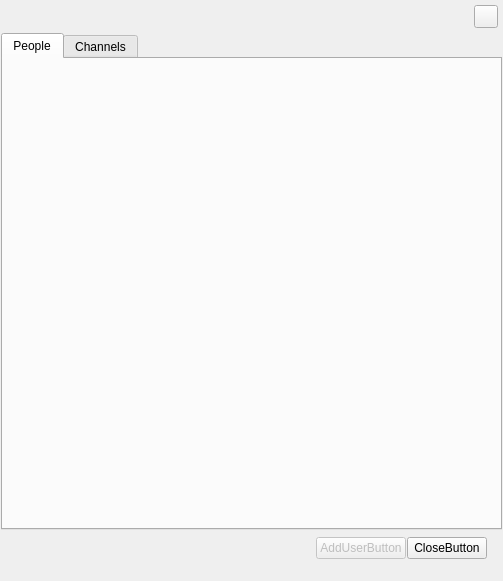
<ui version="4.0" >
 <class>FindDialogClass</class>
 <widget class="QDialog" name="FindDialogClass" >
  <property name="windowModality" >
   <enum>Qt::NonModal</enum>
  </property>
  <property name="geometry" >
   <rect>
    <x>0</x>
    <y>0</y>
    <width>503</width>
    <height>581</height>
   </rect>
  </property>
  <property name="sizePolicy" >
   <sizepolicy vsizetype="Fixed" hsizetype="Preferred" >
    <horstretch>0</horstretch>
    <verstretch>0</verstretch>
   </sizepolicy>
  </property>
  <layout class="QVBoxLayout" name="verticalLayout_2" >
   <property name="spacing" >
    <number>0</number>
   </property>
   <property name="margin" >
    <number>0</number>
   </property>
   <item>
    <widget class="QFrame" name="styledFrame" >
     <property name="sizePolicy" >
      <sizepolicy vsizetype="Preferred" hsizetype="Preferred" >
       <horstretch>0</horstretch>
       <verstretch>0</verstretch>
      </sizepolicy>
     </property>
     <property name="frameShape" >
      <enum>QFrame::NoFrame</enum>
     </property>
     <property name="frameShadow" >
      <enum>QFrame::Plain</enum>
     </property>
     <property name="lineWidth" >
      <number>0</number>
     </property>
     <layout class="QVBoxLayout" name="frameVLayout" >
      <property name="spacing" >
       <number>5</number>
      </property>
      <property name="sizeConstraint" >
       <enum>QLayout::SetDefaultConstraint</enum>
      </property>
      <property name="leftMargin" >
       <number>1</number>
      </property>
      <property name="topMargin" >
       <number>0</number>
      </property>
      <property name="rightMargin" >
       <number>1</number>
      </property>
      <property name="bottomMargin" >
       <number>1</number>
      </property>
      <item>
       <layout class="QHBoxLayout" name="horizontalLayout_2" >
        <property name="sizeConstraint" >
         <enum>QLayout::SetDefaultConstraint</enum>
        </property>
        <property name="topMargin" >
         <number>5</number>
        </property>
        <property name="rightMargin" >
         <number>4</number>
        </property>
        <item>
         <spacer name="horizontalSpacer_4" >
          <property name="orientation" >
           <enum>Qt::Horizontal</enum>
          </property>
          <property name="sizeHint" stdset="0" >
           <size>
            <width>10</width>
            <height>5</height>
           </size>
          </property>
         </spacer>
        </item>
        <item>
         <widget class="QToolButton" name="closeToolButton" >
          <property name="focusPolicy" >
           <enum>Qt::NoFocus</enum>
          </property>
          <property name="accessibleName" >
           <string>transparentButton</string>
          </property>
          <property name="layoutDirection" >
           <enum>Qt::LeftToRight</enum>
          </property>
          <property name="popupMode" >
           <enum>QToolButton::DelayedPopup</enum>
          </property>
         </widget>
        </item>
       </layout>
      </item>
      <item>
       <widget class="QTabWidget" name="findTabWidget" >
        <property name="currentIndex" >
         <number>0</number>
        </property>
        <widget class="QWidget" name="friendsTab" >
         <attribute name="title" >
          <string>People</string>
         </attribute>
         <layout class="QGridLayout" name="gridLayout" >
          <item row="0" column="0" >
           <widget class="MoodBox::FindPeopleFrame" name="findPeopleFrame" >
            <property name="frameShape" >
             <enum>QFrame::NoFrame</enum>
            </property>
            <property name="frameShadow" >
             <enum>QFrame::Plain</enum>
            </property>
            <property name="lineWidth" >
             <number>0</number>
            </property>
           </widget>
          </item>
         </layout>
        </widget>
        <widget class="QWidget" name="channelsTab" >
         <attribute name="title" >
          <string>Channels</string>
         </attribute>
         <layout class="QVBoxLayout" name="verticalLayout" >
          <item>
           <widget class="MoodBox::FindChannelFrame" name="findChannelFrame" >
            <property name="frameShape" >
             <enum>QFrame::NoFrame</enum>
            </property>
            <property name="frameShadow" >
             <enum>QFrame::Plain</enum>
            </property>
            <property name="lineWidth" >
             <number>0</number>
            </property>
           </widget>
          </item>
         </layout>
        </widget>
       </widget>
      </item>
      <item>
       <widget class="QFrame" name="frameBottom" >
        <property name="sizePolicy" >
         <sizepolicy vsizetype="Preferred" hsizetype="Preferred" >
          <horstretch>0</horstretch>
          <verstretch>0</verstretch>
         </sizepolicy>
        </property>
        <property name="frameShape" >
         <enum>QFrame::NoFrame</enum>
        </property>
        <property name="frameShadow" >
         <enum>QFrame::Plain</enum>
        </property>
        <property name="lineWidth" >
         <number>0</number>
        </property>
        <layout class="QHBoxLayout" name="buttonsHLayout" >
         <property name="topMargin" >
          <number>2</number>
         </property>
         <property name="rightMargin" >
          <number>15</number>
         </property>
         <property name="bottomMargin" >
          <number>0</number>
         </property>
         <item>
          <spacer name="horizontalSpacer_2" >
           <property name="orientation" >
            <enum>Qt::Horizontal</enum>
           </property>
           <property name="sizeHint" stdset="0" >
            <size>
             <width>40</width>
             <height>20</height>
            </size>
           </property>
          </spacer>
         </item>
         <item>
          <widget class="QPushButton" name="addUserButton" >
           <property name="enabled" >
            <bool>false</bool>
           </property>
           <property name="accessibleName" >
            <string>rectButton</string>
           </property>
           <property name="text" >
            <string>AddUserButton</string>
           </property>
          </widget>
         </item>
         <item>
          <widget class="QPushButton" name="closeButton" >
           <property name="accessibleName" >
            <string>rectButton</string>
           </property>
           <property name="text" >
            <string>CloseButton</string>
           </property>
          </widget>
         </item>
        </layout>
       </widget>
      </item>
      <item>
       <layout class="QHBoxLayout" name="horizontalLayout" >
        <property name="bottomMargin" >
         <number>0</number>
        </property>
        <item>
         <spacer name="horizontalSpacer_3" >
          <property name="orientation" >
           <enum>Qt::Horizontal</enum>
          </property>
          <property name="sizeHint" stdset="0" >
           <size>
            <width>40</width>
            <height>10</height>
           </size>
          </property>
         </spacer>
        </item>
        <item>
         <widget class="QWidget" native="1" name="widget" >
          <property name="sizePolicy" >
           <sizepolicy vsizetype="Fixed" hsizetype="Fixed" >
            <horstretch>0</horstretch>
            <verstretch>0</verstretch>
           </sizepolicy>
          </property>
          <property name="minimumSize" >
           <size>
            <width>16</width>
            <height>16</height>
           </size>
          </property>
         </widget>
        </item>
       </layout>
      </item>
     </layout>
    </widget>
   </item>
  </layout>
 </widget>
 <layoutdefault spacing="1" margin="1" />
 <customwidgets>
  <customwidget>
   <class>MoodBox::FindPeopleFrame</class>
   <extends>QFrame</extends>
   <header>findpeopleframe.h</header>
   <container>1</container>
  </customwidget>
  <customwidget>
   <class>MoodBox::FindChannelFrame</class>
   <extends>QFrame</extends>
   <header>findchannelframe.h</header>
   <container>1</container>
  </customwidget>
 </customwidgets>
 <tabstops>
  <tabstop>addUserButton</tabstop>
  <tabstop>closeButton</tabstop>
 </tabstops>
 <resources/>
 <connections/>
</ui>
